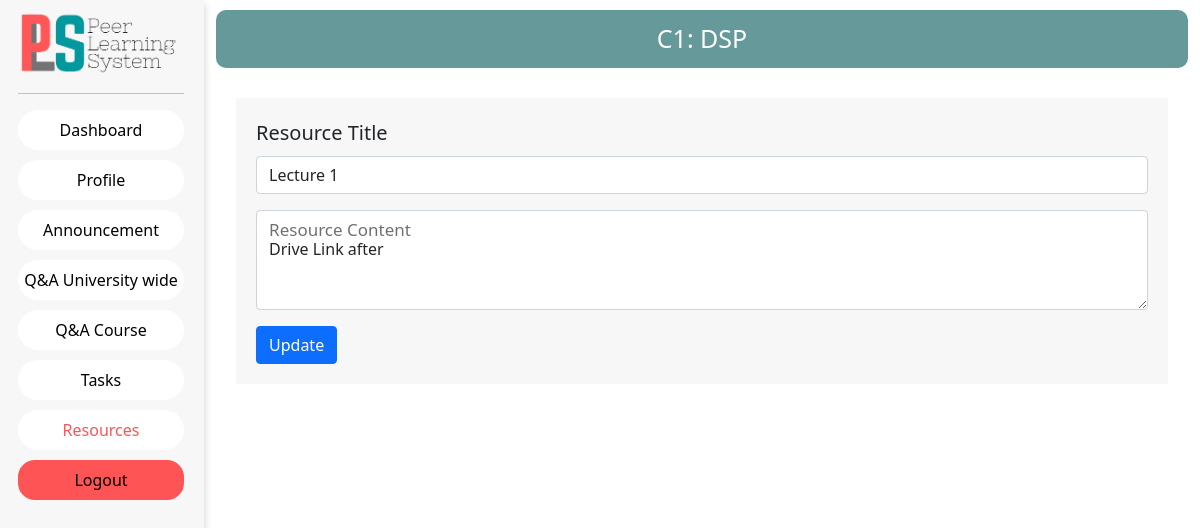
The page /user/dashboard/C1/resources/updateresource/R1 (signed in) on the database as committed earlier.
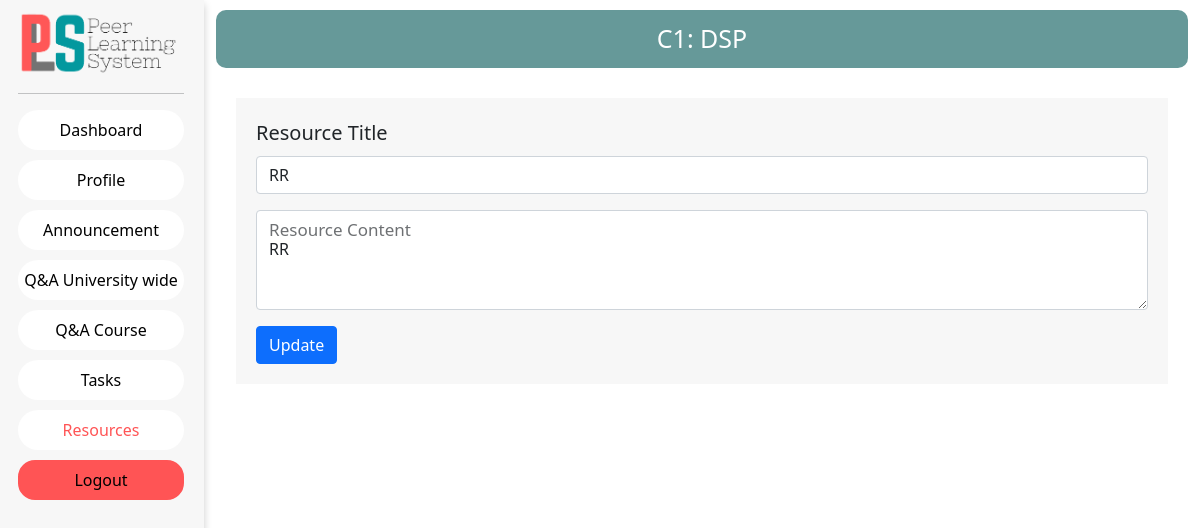
The same page on the database as committed later.
### guest/models.py (models this page shows)
class Resource(models.Model):
    Id = models.CharField(max_length=6, primary_key=True)
    Faculty_Id = models.ForeignKey(Faculty, on_delete=models.CASCADE)
    Course_Id = models.ForeignKey(Course , on_delete=models.CASCADE)
    Timestamp = models.DateTimeField(null=False)
    Title = models.CharField(max_length=1000,blank=True)
    Content = models.CharField(max_length=10000)
    Added_date = models.DateTimeField(null=True,auto_now_add=True)

### faculty/views.py (the view)
# urls.py: path('dashboard/<slug:course_id>/resources/updateresource/<slug:resource_id>', views.UpdateResources, name='UpdateResources'),
def UpdateResources(request,course_id,resource_id):
    course=Course.objects.get(Id=course_id)
    faculty_id = request.session["Id"]
    resource=Resource.objects.get(Id=resource_id)
    context={
        'course':course,
        'faculty_id':faculty_id,
        'resource':resource,
        'update':True
    }
    return render(request,'Resource_details.html',context=context)

### faculty/templates/Resource_details.html (shortened to what this page needs)
{% extends 'faculty/templates/start_base.html' %}
{% load static %}
{% block extra_css %}
<link rel="stylesheet" href="{% static 'css/task_details.css' %}">
{% endblock extra_css %}
{% block nav_link %}
<li class="nav-item">
    <a class="nav-link" href="{% url 'QNACourse' course.Id %}">Q&A Course</a>
</li>
<li class="nav-item">
    <a class="nav-link" href="{% url 'tasks' course.Id %}">Tasks</a>
</li>
<li class="nav-item">
    <a class="nav-link resource" href="{% url 'resources' course.Id %}">Resources</a>
</li>
{% endblock nav_link %}
{% block body %}
<div class="task_details_con">
    <div class="course_name">
        {{ course.Id }}: {{ course.Name }}
    </div>
    <div class="whole_form">
        {% if update %}
        <form action="{% url 'UpdateResourcesAfter' course.Id resource.Id %}" method="POST">
            {% else %}
            <form action="{% url 'newresource' course.Id %}" method="POST">
                {% endif %}
                <div class="mb-3">
                    <label for="task_name" class="form-label">Resource Title</label>
                    <input type="text" name="ResourceName" class="form-control" value="{{ resource.Title }}"
                        id="ResourceName">
                </div>
                <div class="mb-3">
                    <div class="form-floating">
                        <textarea class="form-control" name="resource_desc" placeholder="Leave a comment here"
                            id="resource_desc" style="height: 100px">{{ resource.Content }}</textarea>
                        <label for="task_desc">Resource Content </label>
                    </div>
                </div>
                {% if update %}
                <button type="submit" class="btn btn-primary">Update</button>
                {% else %}
                <button type="submit" class="btn btn-primary">Submit</button>
                {% endif %}
            </form>
    </div>
</div>
{% endblock body %}

Rows that differ between the two databases and show on the page:
changed Resource: ResourceName "Lecture 1" → "RR"; resource_desc "Drive Link after" → "RR"
